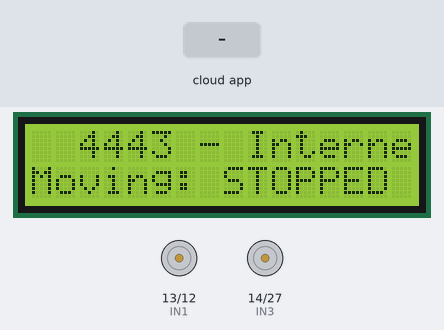
A sketch run on a simulated ESP32. On the bench: 16×2 character LCD, motor-driver pin pairs drawn as motors (green arrow = first pin HIGH = forward, orange = second pin HIGH = backward, longer = more drive). Inputs (shaded band) come from the test bench. The RemoteXY app is connected.

Above: at 1.2 s.
1.3 s: the phone or cloud app sets btn_up to 1
At 1.61 s:
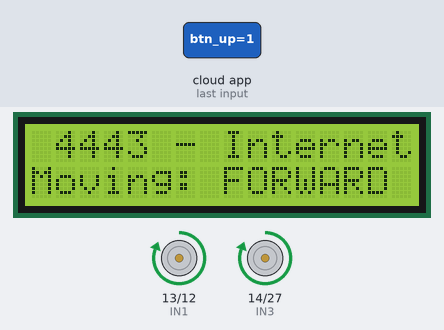
3.6 s: the phone or cloud app sets btn_up to 0
At 4.1 s:
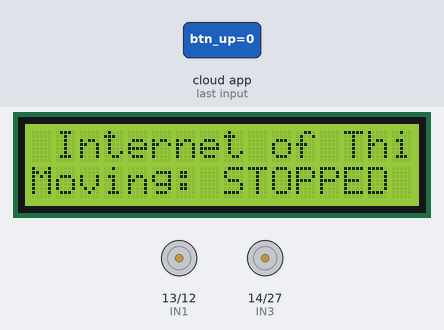
6.1 s: the phone or cloud app sets btn_down to 1
At 6.58 s:
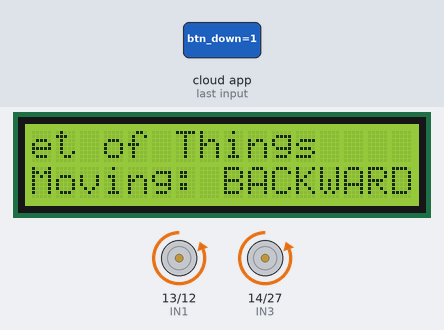
8.6 s: the phone or cloud app sets btn_down to 0
At 9.09 s:
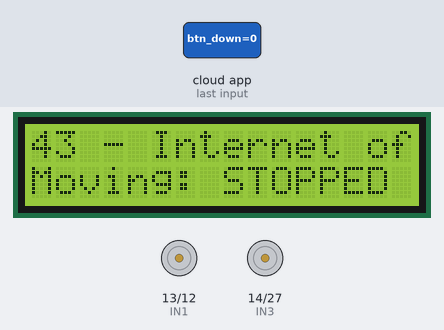
11.1 s: the phone or cloud app sets btn_left to 1
At 11.55 s:
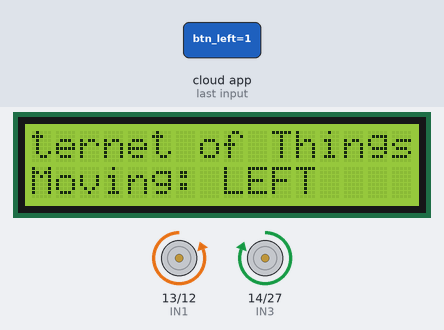
13.5 s: the phone or cloud app sets btn_left to 0
At 14.31 s:
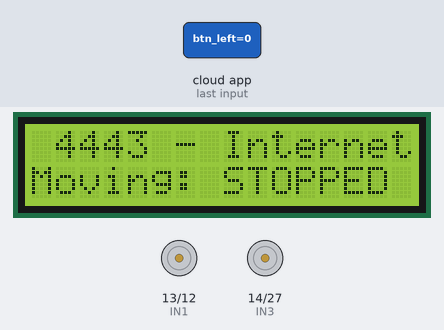
Timing chart, 0 to 16.5 s (numbered marks = the images above; inputs shaded):
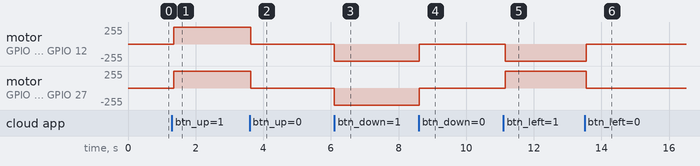

The sketch:

main.ino
```cpp
/****** MangoBot: ESP32 + LCD + RemoteXY + L298N Motor Control ******/

#define REMOTEXY_MODE__ESP32CORE_BLE
#include <BLEDevice.h>
#include <RemoteXY.h>
#include <Wire.h>
#include <LiquidCrystal_I2C.h>

// RemoteXY Bluetooth name
#define REMOTEXY_BLUETOOTH_NAME "MANGOBOT"

// RemoteXY GUI config
#pragma pack(push, 1)
uint8_t RemoteXY_CONF[] = {
  255,4,0,0,0,64,0,19,0,0,
  0,0,31,1,106,200,1,1,4,0,
  1,35,58,32,32,0,2,31,85,112,
  0,1,35,119,32,32,0,2,31,68,
  111,119,110,0,1,4,87,32,32,0,
  2,31,76,101,102,116,0,1,66,86,
  32,32,0,2,31,82,105,103,104,116,0
};

struct {
  uint8_t btn_up;
  uint8_t btn_down;
  uint8_t btn_left;
  uint8_t btn_Right;
  uint8_t connect_flag;
} RemoteXY;
#pragma pack(pop)

// LCD on I2C
LiquidCrystal_I2C lcd(0x27, 16, 2);

// Motor pins
const int IN1 = 13;
const int IN2 = 12;
const int IN3 = 14;
const int IN4 = 27;

// Message to scroll
String message = "    4443 - Internet of Things    ";
unsigned long lastScroll = 0;
int scrollDelay = 300;

void setup() {
  RemoteXY_Init();

  // LCD Setup
  Wire.begin(21, 22);
  lcd.begin(16, 2);
  lcd.backlight();
  lcd.setCursor(0, 0);
  lcd.print("Starting MangoBot");

  // Motor setup
  pinMode(IN1, OUTPUT);
  pinMode(IN2, OUTPUT);
  pinMode(IN3, OUTPUT);
  pinMode(IN4, OUTPUT);

  stopMotors(); // Ensure stopped on boot
}

void loop() {
  RemoteXY_Handler();

  // Scroll message
  scrollLCDMessage();

  // Handle motor control
  if (RemoteXY.btn_up) {
    moveForward();
    showDirection("FORWARD");
  }
  else if (RemoteXY.btn_down) {
    moveBackward();
    showDirection("BACKWARD");
  }
  else if (RemoteXY.btn_left) {
    turnLeft();
    showDirection("LEFT");
  }
  else if (RemoteXY.btn_Right) {
    turnRight();
    showDirection("RIGHT");
  }
  else {
    stopMotors();
    showDirection("STOPPED");
  }

  delay(50); // Keep things smooth
}

// Scroll text on LCD line 0
void scrollLCDMessage() {
  static int scrollIndex = 0;
  if (millis() - lastScroll >= scrollDelay) {
    lastScroll = millis();

    String toDisplay = message.substring(scrollIndex, scrollIndex + 16);
    lcd.setCursor(0, 0);
    lcd.print(toDisplay);

    scrollIndex++;
    if (scrollIndex > message.length() - 16) {
      scrollIndex = 0;
    }
  }
}

// LCD status on line 1
void showDirection(String msg) {
  lcd.setCursor(0, 1);
  lcd.print("Moving: " + msg + "   ");
}

// Motor functions
void moveForward() {
  digitalWrite(IN1, HIGH);
  digitalWrite(IN2, LOW);
  digitalWrite(IN3, HIGH);
  digitalWrite(IN4, LOW);
}

void moveBackward() {
  digitalWrite(IN1, LOW);
  digitalWrite(IN2, HIGH);
  digitalWrite(IN3, LOW);
  digitalWrite(IN4, HIGH);
}

void turnLeft() {
  digitalWrite(IN1, LOW);
  digitalWrite(IN2, HIGH);
  digitalWrite(IN3, HIGH);
  digitalWrite(IN4, LOW);
}

void turnRight() {
  digitalWrite(IN1, HIGH);
  digitalWrite(IN2, LOW);
  digitalWrite(IN3, LOW);
  digitalWrite(IN4, HIGH);
}

void stopMotors() {
  digitalWrite(IN1, LOW);
  digitalWrite(IN2, LOW);
  digitalWrite(IN3, LOW);
  digitalWrite(IN4, LOW);
}
```

Measured:
- after the input at 1.3 s, motor on GPIO 13 (IN1) / GPIO 12 (IN2), motor on GPIO 14 (IN3) / GPIO 27 (IN4): stopped → forward 255/255 after 0.05 s; the display: first changes after 0.06 s (image 1 shows a later state)
- after the input at 3.6 s, motor on GPIO 13 (IN1) / GPIO 12 (IN2), motor on GPIO 14 (IN3) / GPIO 27 (IN4): forward 255/255 → stopped at once; the display: first changes at once (image 2 shows a later state)
- after the input at 6.1 s, motor on GPIO 13 (IN1) / GPIO 12 (IN2), motor on GPIO 14 (IN3) / GPIO 27 (IN4): stopped → backward 255/255 at once; the display: first changes at once (image 3 shows a later state)
- after the input at 8.6 s, motor on GPIO 13 (IN1) / GPIO 12 (IN2), motor on GPIO 14 (IN3) / GPIO 27 (IN4): backward 255/255 → stopped at once; the display: first changes at once (image 4 shows a later state)
- after the input at 11.1 s, motor on GPIO 13 (IN1) / GPIO 12 (IN2): stopped → backward 255/255 after 0.06 s; motor on GPIO 14 (IN3) / GPIO 27 (IN4): stopped → forward 255/255 after 0.06 s; the display: first changes after 0.08 s (image 5 shows a later state)
- after the input at 13.5 s, motor on GPIO 13 (IN1) / GPIO 12 (IN2): backward 255/255 → stopped after 0.05 s; motor on GPIO 14 (IN3) / GPIO 27 (IN4): forward 255/255 → stopped after 0.05 s; the display: first changes after 0.06 s (image 6 shows a later state)
